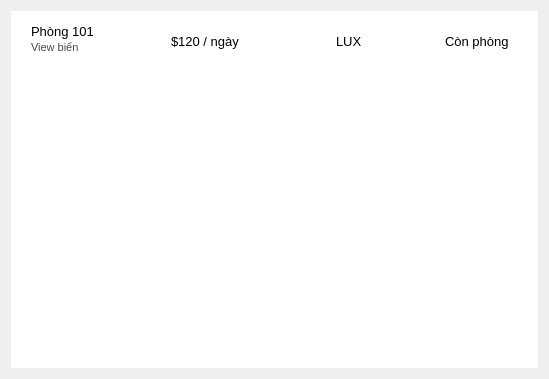
       <widget class="QWidget" name="scrollRoomListContents">
        <property name="geometry">
         <rect>
          <x>0</x>
          <y>0</y>
          <width>549</width>
          <height>379</height>
         </rect>
        </property>
        <layout class="QVBoxLayout" name="vboxRoomList">
         <item>
          <widget class="QFrame" name="frmRoomRow1">
           <property name="minimumSize">
            <size>
             <width>0</width>
             <height>50</height>
            </size>
           </property>
           <property name="styleSheet">
            <string notr="true">QFrame {
	background-color:white;
	border:transparent;
}</string>
           </property>
           <property name="frameShape">
            <enum>QFrame::StyledPanel</enum>
           </property>
           <property name="frameShadow">
            <enum>QFrame::Raised</enum>
           </property>
           <widget class="QLabel" name="lblRoomRow1Number">
            <property name="geometry">
             <rect>
              <x>20</x>
              <y>0</y>
              <width>71</width>
              <height>41</height>
             </rect>
            </property>
            <property name="styleSheet">
             <string notr="true">QLabel {
	font-family: &quot;Montserrat&quot;;
	font-size:10pt;
	background-color:transparent
}</string>
            </property>
            <property name="text">
             <string>Phòng 101</string>
            </property>
           </widget>
           <widget class="QLabel" name="lblRoomRow1View">
            <property name="geometry">
             <rect>
              <x>20</x>
              <y>21</y>
              <width>61</width>
              <height>31</height>
             </rect>
            </property>
            <property name="styleSheet">
             <string notr="true">QLabel {
	font-family: &quot;Montserrat&quot;;
	font-size:8pt;
	background-color:transparent;
	color:#4B4B54;
}</string>
            </property>
            <property name="text">
             <string>View biển</string>
            </property>
           </widget>
           <widget class="QLabel" name="lblRoomRow1Price">
            <property name="geometry">
             <rect>
              <x>160</x>
              <y>10</y>
              <width>71</width>
              <height>41</height>
             </rect>
            </property>
            <property name="styleSheet">
             <string notr="true">QLabel {
	font-family: &quot;Montserrat&quot;;
	font-size:10pt;
	background-color:transparent
}</string>
            </property>
            <property name="text">
             <string>$120 / ngày</string>
            </property>
           </widget>
           <widget class="QLabel" name="lblRoomRow1Type">
            <property name="geometry">
             <rect>
              <x>320</x>
              <y>10</y>
              <width>31</width>
              <height>41</height>
             </rect>
            </property>
            <property name="styleSheet">
             <string notr="true">QLabel {
	font-family: &quot;Montserrat&quot;;
	font-size:10pt;
	background-color:transparent;
	padding-left:2px
}</string>
            </property>
            <property name="text">
             <string>LUX</string>
            </property>
           </widget>
           <widget class="QLineEdit" name="leRoomRow1Status">
            <property name="geometry">
             <rect>
              <x>430</x>
              <y>20</y>
              <width>71</width>
              <height>20</height>
             </rect>
            </property>
            <property name="styleSheet">
             <string notr="true">QLineEdit {
	font-family: &quot;Montserrat&quot;;
	font-size:10pt;
	background-color:transparent;
	border:1px;
	padding-left:3px;
}</string>
            </property>
            <property name="text">
             <string>Còn phòng</string>
            </property>
            <property name="readOnly">
             <bool>true</bool>
            </property>
           </widget>
          </widget>
         </item>
        </layout>
       </widget>
